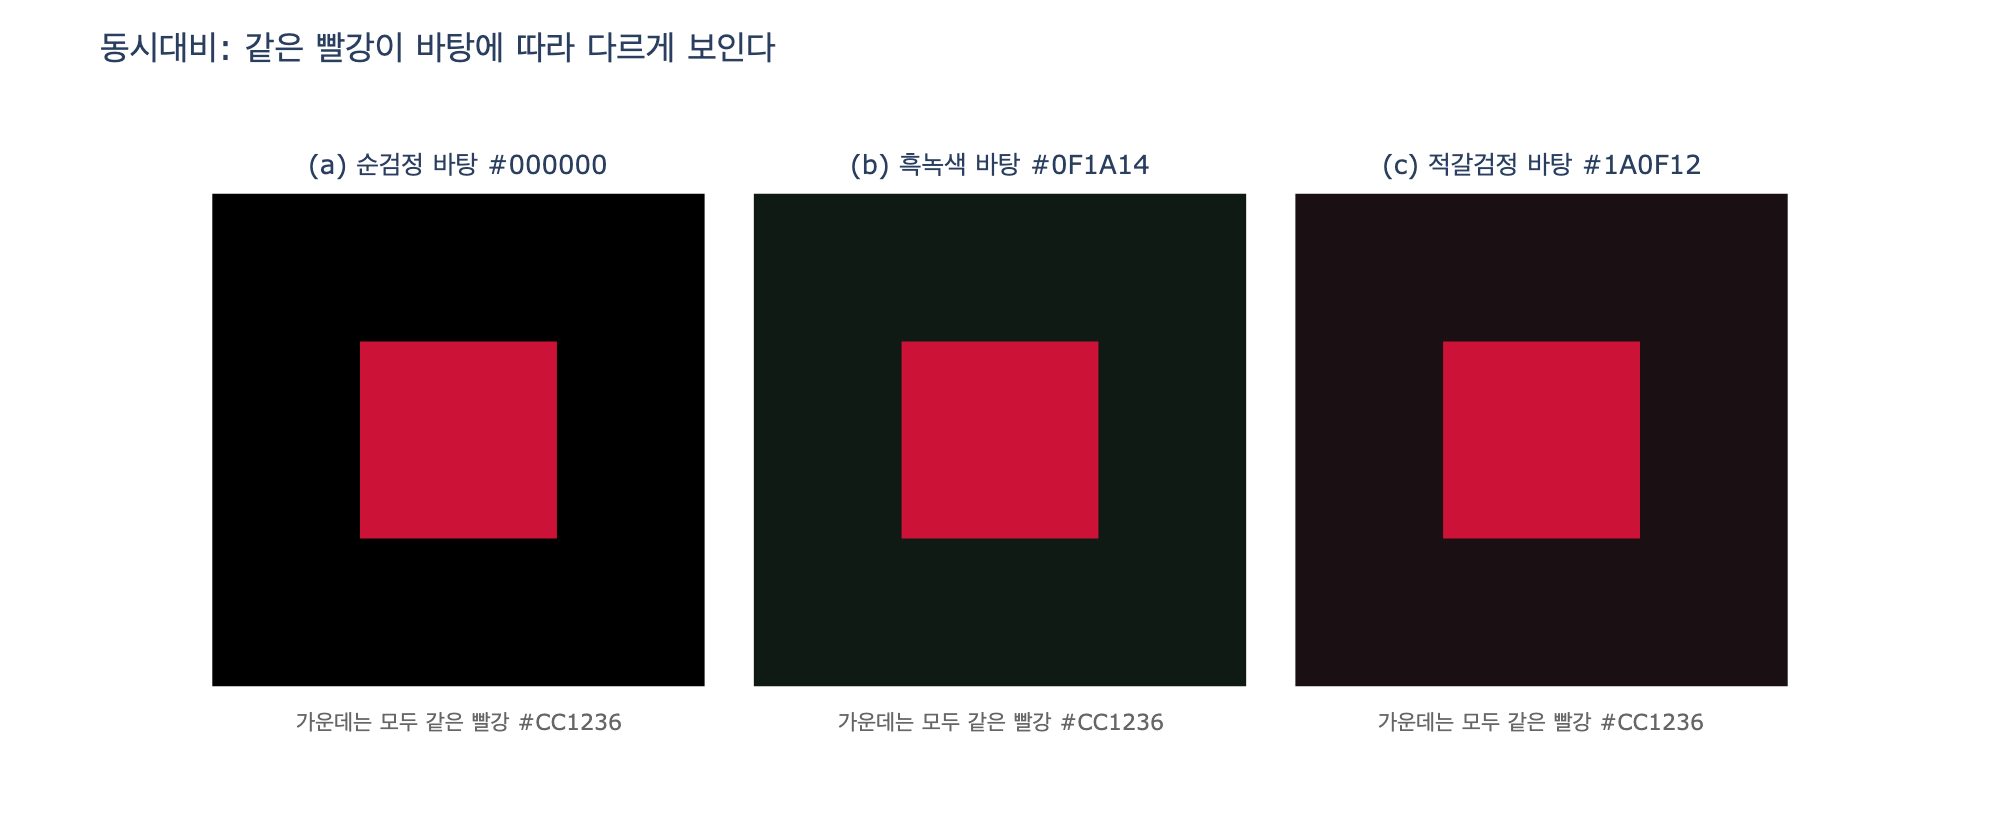

Reproduce this figure in Python.
# %% [markdown]
# # 빨간색 & 흑녹색 — "검정에 녹색을 태우면" 빨강이 더 붉어지는 이유를 수치로 확인하기
#
# 영상은 빨강 `#CC1236`(Carmine)의 짝으로 순검정 대신 **흑녹색 `#0F1A14`(Ink Green)** 을 골랐다.
# "보색 관계에 톤 차이까지 극대화되어, 검정에 태운 녹색 미색이 빨강을 더 붉게 만든다"는 설명을 세 단계로 확인한다.
#
# 1. HSL로 두 색의 **색상각·채도·명도**를 구해 흑녹색이 빨강의 대략 보색 방향(녹색)에 있고, 순검정과 달리 **채도가 0이 아님**을 본다.
# 2. 빨강 사각형을 순검정·흑녹색·어두운 적갈색 바탕 위에 각각 놓아 **동시대비(simultaneous contrast)** 를 눈으로 비교한다.
# 3. "주변색의 보색 방향으로 지각이 밀린다"는 규칙을 아주 단순한 수치 모형으로 흉내 내고, CIELAB에서 빨강의 **chroma**가 어떻게 변하는지 표로 본다.
#
# 색상각 차이는 원 위의 거리이므로
# $$\Delta h = \min\big(|h_1 - h_2|,\ 360^\circ - |h_1 - h_2|\big)$$
# 로 계산한다. $\Delta h \approx 180^\circ$ 이면 보색이다.

# %%
import colorsys
import os

import plotly.graph_objects as go


def _show(fig):
    try:
        from IPython import get_ipython

        if get_ipython() is not None:
            fig.show()
    except ImportError:
        pass


HERE = os.path.dirname(os.path.abspath(__file__)) if "__file__" in globals() else os.getcwd()

RED = "#CC1236"  # 빨간색 Carmine
INK = "#0F1A14"  # 흑녹색 Ink Green
BLACK = "#000000"  # 순검정 (비교용)
BROWN = "#1A0F12"  # 빨강 쪽으로 태운 검정 (비교용) — INK의 R/G를 맞바꾼 값


def hex_to_rgb(hex_code: str) -> tuple[float, float, float]:
    return tuple(int(hex_code[i : i + 2], 16) / 255 for i in (1, 3, 5))


def rgb_to_hex(rgb: tuple[float, float, float]) -> str:
    return "#" + "".join(f"{round(min(max(c, 0.0), 1.0) * 255):02X}" for c in rgb)


def hex_to_hsl(hex_code: str) -> tuple[float, float, float]:
    """'#RRGGBB' -> (hue[deg], saturation[%], lightness[%])."""
    h, l, s = colorsys.rgb_to_hls(*hex_to_rgb(hex_code))  # 표준 라이브러리는 HLS 순서
    return h * 360, s * 100, l * 100


def hue_distance(h1: float, h2: float) -> float:
    d = abs(h1 - h2) % 360
    return min(d, 360 - d)


def rel_luminance(hex_code: str) -> float:
    """WCAG 상대 휘도 (sRGB -> 선형 변환 후 가중합)."""
    lin = [c / 12.92 if c <= 0.04045 else ((c + 0.055) / 1.055) ** 2.4 for c in hex_to_rgb(hex_code)]
    return 0.2126 * lin[0] + 0.7152 * lin[1] + 0.0722 * lin[2]


def contrast_ratio(a: str, b: str) -> float:
    la, lb = sorted((rel_luminance(a), rel_luminance(b)), reverse=True)
    return (la + 0.05) / (lb + 0.05)


print(f"{'색':<10}{'HEX':<10}{'H(°)':>8}{'S(%)':>8}{'L(%)':>8}{'상대휘도':>10}")
for name, c in [("빨간색", RED), ("흑녹색", INK), ("순검정", BLACK), ("적갈검정", BROWN)]:
    h, s, l = hex_to_hsl(c)
    print(f"{name:<10}{c:<10}{h:8.1f}{s:8.1f}{l:8.1f}{rel_luminance(c):10.4f}")

h_red, _, _ = hex_to_hsl(RED)
h_ink, s_ink, _ = hex_to_hsl(INK)
print()
print(f"빨강–흑녹색 색상각 차이 Δh = {hue_distance(h_red, h_ink):.1f}°  (180°에 가까우면 보색)")
print(f"흑녹색 채도 = {s_ink:.1f}%  vs  순검정 채도 = 0.0%  → 순검정에는 색상 정보가 없다")
print(f"명암 대비율  빨강:흑녹색 = {contrast_ratio(RED, INK):.2f}:1,  빨강:순검정 = {contrast_ratio(RED, BLACK):.2f}:1")
# 출력:
# 색         HEX           H(°)    S(%)    L(%)      상대휘도
# 빨간색       #CC1236      348.4    83.8    43.5    0.1354
# 흑녹색       #0F1A14      147.3    26.8     8.0    0.0089
# 순검정       #000000        0.0     0.0     0.0    0.0000
# 적갈검정      #1A0F12      343.6    26.8     8.0    0.0060
#
# 빨강–흑녹색 색상각 차이 Δh = 158.9°  (180°에 가까우면 보색)
# 흑녹색 채도 = 26.8%  vs  순검정 채도 = 0.0%  → 순검정에는 색상 정보가 없다
# 명암 대비율  빨강:흑녹색 = 3.15:1,  빨강:순검정 = 3.71:1

# %% [markdown]
# ## 1단계 해석
#
# - 빨강(348°)과 흑녹색(147°)은 색상각이 약 $159^\circ$ 벌어져 있어 **거의 보색**이다.
# - 명도는 43.5% vs 8.0%로 크게 벌어져 있다 — 영상이 말한 "톤 차이 극대화".
# - 순검정은 채도 0, 즉 색상각이 정의되지 않는다. 흑녹색은 어둡지만 채도 26.8%의 **유채색**이다.
#   이 작은 채도가 동시대비의 재료가 된다.
# - 명암 대비율은 순검정 쪽이 조금 더 높다(3.71 vs 3.15). 즉 순검정은 **경계를 더 날카롭게** 만들 뿐,
#   빨강의 '붉음' 자체를 강화하는 재료는 없다.
#
# ## 2단계: 동시대비를 눈으로 비교
#
# 같은 빨강 `#CC1236` 사각형을 세 바탕 위에 놓는다.
# 셰브뢸(Chevreul)·이텐(Itten)·앨버스(Albers)의 동시대비 규칙: **한 색은 주변색의 보색 방향으로 지각이 밀린다.**
# 녹색기 있는 바탕은 빨강을 더 붉게, 빨강기 있는 바탕은 빨강을 덜 붉게(탁하게) 보이게 해야 한다.

# %%
panels = [
    ("(a) 순검정 바탕 #000000", BLACK),
    ("(b) 흑녹색 바탕 #0F1A14", INK),
    ("(c) 적갈검정 바탕 #1A0F12", BROWN),
]

fig = go.Figure()
for i, (title, bg) in enumerate(panels):
    x0 = i * 1.1
    fig.add_shape(type="rect", x0=x0, x1=x0 + 1, y0=0, y1=1, fillcolor=bg, line=dict(width=0), layer="below")
    fig.add_shape(type="rect", x0=x0 + 0.3, x1=x0 + 0.7, y0=0.3, y1=0.7, fillcolor=RED, line=dict(width=0))
    fig.add_annotation(x=x0 + 0.5, y=1.06, text=title, showarrow=False, font=dict(size=13), xanchor="center")
    fig.add_annotation(
        x=x0 + 0.5, y=-0.07, text=f"가운데는 모두 같은 빨강 {RED}", showarrow=False, font=dict(size=11, color="#666")
    )

fig.update_layout(
    title="동시대비: 같은 빨강이 바탕에 따라 다르게 보인다",
    width=1000,
    height=420,
    paper_bgcolor="white",
    plot_bgcolor="white",
    margin=dict(l=20, r=20, t=60, b=40),
    xaxis=dict(range=[-0.05, 3.25], visible=False),
    yaxis=dict(range=[-0.15, 1.15], visible=False, scaleanchor="x"),
)
_show(fig)
fig.write_image(os.path.join(HERE, "expy.png"), scale=2)
print("expy.png 저장 완료")
# 출력:
# expy.png 저장 완료

# %% [markdown]
# ## 3단계: '보색 방향으로 밀림'을 수치로 흉내 내기
#
# 실제 지각 모형(예: CIECAM)은 복잡하므로, 여기서는 아주 단순한 근사를 쓴다.
#
# 1. 바탕색 $B=(R,G,B)$에서 같은 밝기의 무채색 $\bar B=(m,m,m)$, $m=\tfrac{R+G+B}{3}$ 를 빼면
#    바탕의 **유채 성분** $c_B = B - \bar B$ 가 남는다. 순검정은 $c_B = 0$.
# 2. 동시대비는 대상색을 바탕의 보색 방향으로 밀므로, 지각된 빨강을
#    $$R' = R_{\text{red}} - \alpha\, c_B$$
#    로 놓는다 ($\alpha$는 유도 강도, 여기서는 과장을 위해 $\alpha = 3$).
# 3. $R'$를 CIELAB으로 바꿔 chroma $C^*_{ab} = \sqrt{a^{*2} + b^{*2}}$ 가 원래 빨강보다 얼마나 늘었는지 본다.
#
# sRGB → XYZ → Lab 변환은 표준식을 직접 구현한다 (D65 백색점).

# %%
import math

XN, YN, ZN = 0.95047, 1.00000, 1.08883  # D65


def srgb_to_lab(rgb: tuple[float, float, float]) -> tuple[float, float, float]:
    lin = [c / 12.92 if c <= 0.04045 else ((c + 0.055) / 1.055) ** 2.4 for c in rgb]
    r, g, b = lin
    x = 0.4124564 * r + 0.3575761 * g + 0.1804375 * b
    y = 0.2126729 * r + 0.7151522 * g + 0.0721750 * b
    z = 0.0193339 * r + 0.1191920 * g + 0.9503041 * b

    def f(t: float) -> float:
        return t ** (1 / 3) if t > (6 / 29) ** 3 else t / (3 * (6 / 29) ** 2) + 4 / 29

    fx, fy, fz = f(x / XN), f(y / YN), f(z / ZN)
    return 116 * fy - 16, 500 * (fx - fy), 200 * (fy - fz)


def chroma(lab: tuple[float, float, float]) -> float:
    return math.hypot(lab[1], lab[2])


def hue_lab(lab: tuple[float, float, float]) -> float:
    return math.degrees(math.atan2(lab[2], lab[1])) % 360


def induced_red(bg_hex: str, alpha: float = 3.0) -> tuple[float, float, float]:
    """바탕색의 유채 성분을 빨강에서 빼서(보색 방향으로 밀어서) '지각된 빨강'을 근사."""
    bg = hex_to_rgb(bg_hex)
    m = sum(bg) / 3
    c_bg = tuple(c - m for c in bg)
    red = hex_to_rgb(RED)
    return tuple(min(max(r - alpha * c, 0.0), 1.0) for r, c in zip(red, c_bg))


base_lab = srgb_to_lab(hex_to_rgb(RED))
print(f"원래 빨강 {RED}: L*={base_lab[0]:.1f}, a*={base_lab[1]:.1f}, b*={base_lab[2]:.1f}, "
      f"C*={chroma(base_lab):.1f}, h={hue_lab(base_lab):.1f}°")
print()
print(f"{'바탕':<12}{'바탕 유채성분(R,G,B×255)':<28}{'지각 빨강(근사)':<16}{'C*':>7}{'ΔC*':>8}{'Δh(°)':>8}")
for name, bg in [("순검정", BLACK), ("흑녹색", INK), ("적갈검정", BROWN)]:
    bg_rgb = hex_to_rgb(bg)
    m = sum(bg_rgb) / 3
    c_bg = ", ".join(f"{(c - m) * 255:+.0f}" for c in bg_rgb)
    r2 = induced_red(bg)
    lab2 = srgb_to_lab(r2)
    dh = (hue_lab(lab2) - hue_lab(base_lab) + 180) % 360 - 180
    print(f"{name:<12}{c_bg:<28}{rgb_to_hex(r2):<16}{chroma(lab2):7.1f}{chroma(lab2) - chroma(base_lab):+8.1f}{dh:+8.1f}")
# 출력:
# 원래 빨강 #CC1236: L*=43.6, a*=66.9, b*=32.3, C*=74.3, h=25.8°
#
# 바탕          바탕 유채성분(R,G,B×255)          지각 빨강(근사)            C*     ΔC*   Δh(°)
# 순검정         +0, +0, +0                  #CC1236            74.3    +0.0    +0.0
# 흑녹색         -5, +6, -0                  #DC0137            80.9    +6.6    +0.5
# 적갈검정        +6, -5, -2                  #B9203B            64.5    -9.9    -3.1

# %% [markdown]
# ## 결과 해석
#
# | 바탕 | 바탕의 유채 성분 | 빨강의 지각 chroma 변화 |
# |---|---|---|
# | 순검정 | 없음 ($c_B=0$) | **변화 없음** — 경계 명암만 세짐 |
# | 흑녹색 | 녹색 쪽 | **증가** — 빨강이 더 붉고 진하게 |
# | 적갈검정 | 빨강 쪽 | **감소** — 빨강이 상대적으로 탁해짐 |
#
# 순검정은 색상 정보가 없어 동시대비의 '밀어줄 방향'이 없다. 명암 대비율은 오히려 더 높으므로(3.71:1)
# 경계는 날카롭지만 빨강의 색 자체는 강화되지 않는다.
# 흑녹색은 어두운 바탕이라는 톤 대비(명도 43.5% vs 8.0%)는 거의 그대로 유지하면서, 채도 26.8%의 녹색기가
# 보색 방향(빨강 쪽)으로 지각을 밀어 chroma를 키운다 — 영상의 "검정에 태운 미색이 빨강을 더 붉게 만든다"가 이것이다.
#
# 반대로 어두운 부분이 순검정이 아니라 유채색이면 밝기 대비가 조금 줄어(3.15:1) 경계의 '날카로운 질감'은 살짝 무뎌진다.
# 대신 그림자에 색 온도가 생겨 감정이 더 원초적으로, 그리고 오래된 필름처럼 빈티지하게 읽힌다.
